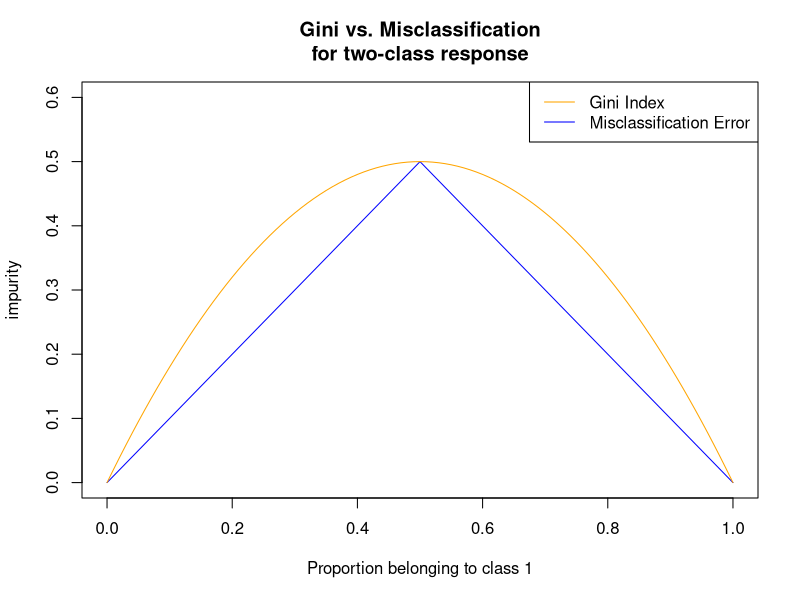
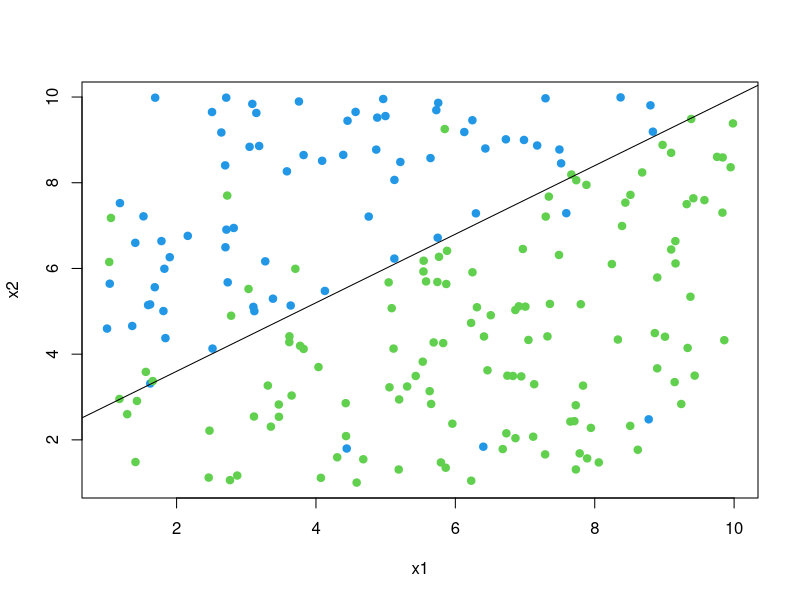
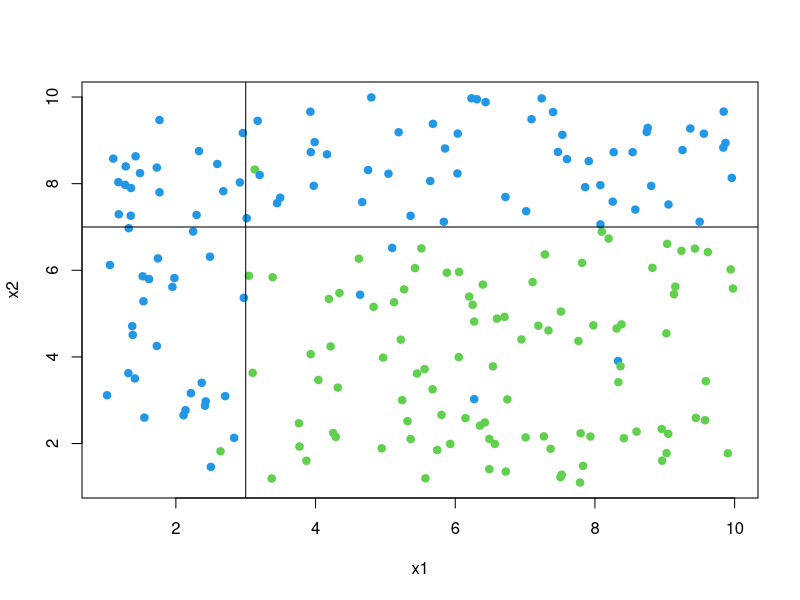

Generate these figures, in order, with R:
## ---- chunk 1
pm1 <- seq(0,1,0.01)
pm2 <- 1 - pm1
class <- 1 - pmax(pm1,pm2)
gini <- pm1*(1-pm1) + pm2*(1-pm2)
plot(pm1, class, type="l", xlab="Proportion belonging to class 1", ylab="impurity", 
     ylim=c(0,0.6), main=("Gini vs. Misclassification\nfor two-class response"), col="blue")
lines(pm1, gini, type="l", col="orange")
legend("topright", legend = c("Gini Index", "Misclassification Error"), 
       col = c("orange","blue"),lty = 1)
## ---- chunk 2
x1 <- runif(200,1,10)
x2 <- runif(200,1,10)
df <- data.frame(x1,x2)
df <- df[order(df$x1),]
# boundary
df$b <- 2 + 0.8*seq(1,10,length=200)
fg <- function(x) if(x) rbinom(1,1,0.95) else rbinom(1,1,0.05)
df$g <- sapply(df$x2 > df$b,fg)
plot(x2 ~ x1, data=df, col=(g+3),pch=19)
abline(a=2,b=0.8)
## ---- chunk 3
# true decision boundary is non-linear
x1 <- runif(200,1,10)
x2 <- runif(200,1,10)
df <- data.frame(x1,x2)
# boundary
fg <- function(x) if(x) rbinom(1,1,0.95) else rbinom(1,1,0.05)
df$g <- sapply(df$x1 < 3 | df$x2 > 7,fg)
plot(x2 ~ x1, data=df, col=(g+3),pch=19)
abline(v=3,h=7)
